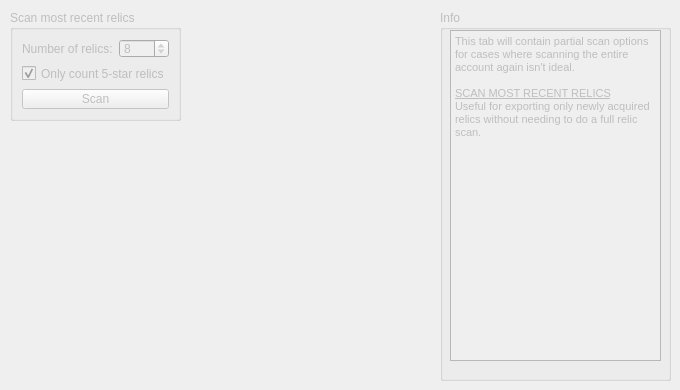
    <widget class="QWidget" name="Advanced">
     <property name="enabled">
      <bool>false</bool>
     </property>
     <attribute name="title">
      <string>Advanced</string>
     </attribute>
     <widget class="QGroupBox" name="formGroupBox_2">
      <property name="geometry">
       <rect>
        <x>10</x>
        <y>10</y>
        <width>171</width>
        <height>111</height>
       </rect>
      </property>
      <property name="title">
       <string>Scan most recent relics</string>
      </property>
      <layout class="QFormLayout" name="formLayout_6">
       <item row="1" column="0">
        <widget class="QCheckBox" name="checkBoxRecentRelicsFiveStar">
         <property name="text">
          <string>Only count 5-star relics</string>
         </property>
         <property name="checked">
          <bool>true</bool>
         </property>
        </widget>
       </item>
       <item row="0" column="0" colspan="2">
        <layout class="QFormLayout" name="formLayout_9">
         <item row="0" column="0">
          <widget class="QLabel" name="label_15">
           <property name="text">
            <string>Number of relics:</string>
           </property>
          </widget>
         </item>
         <item row="0" column="1">
          <widget class="QSpinBox" name="spinBoxRecentRelics">
           <property name="minimum">
            <number>1</number>
           </property>
           <property name="maximum">
            <number>1500</number>
           </property>
           <property name="value">
            <number>8</number>
           </property>
          </widget>
         </item>
        </layout>
       </item>
       <item row="2" column="0" colspan="2">
        <widget class="QPushButton" name="pushButtonStartScanRecentRelics">
         <property name="enabled">
          <bool>false</bool>
         </property>
         <property name="text">
          <string>Scan</string>
         </property>
        </widget>
       </item>
      </layout>
     </widget>
     <widget class="QGroupBox" name="groupBox_10">
      <property name="geometry">
       <rect>
        <x>440</x>
        <y>10</y>
        <width>231</width>
        <height>371</height>
       </rect>
      </property>
      <property name="title">
       <string>Info</string>
      </property>
      <widget class="QTextEdit" name="textEdit_2">
       <property name="geometry">
        <rect>
         <x>10</x>
         <y>20</y>
         <width>211</width>
         <height>331</height>
        </rect>
       </property>
       <property name="readOnly">
        <bool>true</bool>
       </property>
       <property name="html">
        <string>&lt;!DOCTYPE HTML PUBLIC &quot;-//W3C//DTD HTML 4.0//EN&quot; &quot;http://www.w3.org/TR/REC-html40/strict.dtd&quot;&gt;
&lt;html&gt;&lt;head&gt;&lt;meta name=&quot;qrichtext&quot; content=&quot;1&quot; /&gt;&lt;meta charset=&quot;utf-8&quot; /&gt;&lt;style type=&quot;text/css&quot;&gt;
p, li { white-space: pre-wrap; }
hr { height: 1px; border-width: 0; }
li.unchecked::marker { content: &quot;\2610&quot;; }
li.checked::marker { content: &quot;\2612&quot;; }
&lt;/style&gt;&lt;/head&gt;&lt;body style=&quot; font-family:'Segoe UI'; font-size:9pt; font-weight:400; font-style:normal;&quot;&gt;
&lt;p style=&quot; margin-top:0px; margin-bottom:0px; margin-left:0px; margin-right:0px; -qt-block-indent:0; text-indent:0px;&quot;&gt;&lt;span style=&quot; font-family:'MS Shell Dlg 2'; font-size:8.25pt;&quot;&gt;This tab will contain partial scan options for cases where scanning the entire account again isn't ideal.&lt;/span&gt;&lt;/p&gt;
&lt;p style=&quot;-qt-paragraph-type:empty; margin-top:0px; margin-bottom:0px; margin-left:0px; margin-right:0px; -qt-block-indent:0; text-indent:0px; font-family:'MS Shell Dlg 2'; font-size:8.25pt;&quot;&gt;&lt;br /&gt;&lt;/p&gt;
&lt;p style=&quot; margin-top:0px; margin-bottom:0px; margin-left:0px; margin-right:0px; -qt-block-indent:0; text-indent:0px;&quot;&gt;&lt;span style=&quot; font-family:'MS Shell Dlg 2'; font-size:8.25pt; text-decoration: underline;&quot;&gt;SCAN MOST RECENT RELICS&lt;/span&gt;&lt;/p&gt;
&lt;p style=&quot; margin-top:0px; margin-bottom:0px; margin-left:0px; margin-right:0px; -qt-block-indent:0; text-indent:0px;&quot;&gt;&lt;span style=&quot; font-family:'MS Shell Dlg 2'; font-size:8.25pt;&quot;&gt;Useful for exporting only newly acquired relics without needing to do a full relic scan.&lt;/span&gt;&lt;/p&gt;
&lt;p style=&quot;-qt-paragraph-type:empty; margin-top:0px; margin-bottom:0px; margin-left:0px; margin-right:0px; -qt-block-indent:0; text-indent:0px; font-family:'MS Shell Dlg 2'; font-size:8.25pt;&quot;&gt;&lt;br /&gt;&lt;/p&gt;&lt;/body&gt;&lt;/html&gt;</string>
       </property>
      </widget>
      <widget class="QLabel" name="label_17">
       <property name="geometry">
        <rect>
         <x>10</x>
         <y>460</y>
         <width>71</width>
         <height>21</height>
        </rect>
       </property>
       <property name="text">
        <string>&lt;html&gt;&lt;head/&gt;&lt;body&gt;&lt;p&gt;&lt;a href=&quot;https://github.com/kel-z/HSR-Scanner/tree/main&quot;&gt;&lt;span style=&quot; text-decoration: underline; color:#0000ff;&quot;&gt;GitHub&lt;/span&gt;&lt;/a&gt;&lt;/p&gt;&lt;/body&gt;&lt;/html&gt;</string>
       </property>
       <property name="textFormat">
        <enum>Qt::RichText</enum>
       </property>
       <property name="openExternalLinks">
        <bool>true</bool>
       </property>
      </widget>
     </widget>
    </widget>
